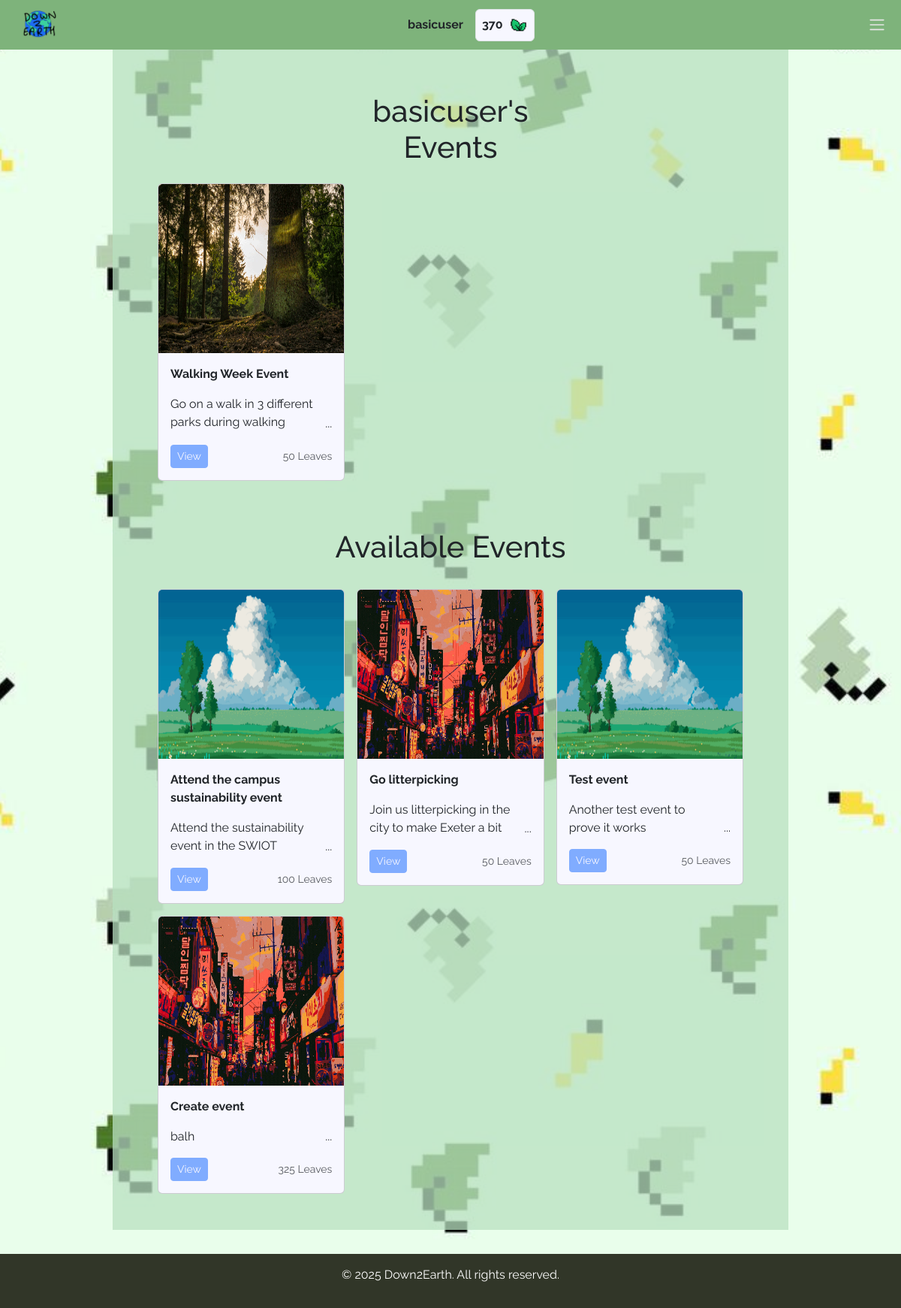
Screenshot of /events (signed in) with the database file from the repository.
### user_management/models.py (models this page shows, shortened)
class CustomUser(AbstractUser):
    email = models.EmailField(null=False, blank=False)
    owned_plants = models.ManyToManyField("garden.Plant", related_name="owners")
    objects = CustomUserManager()

class UserStats(models.Model):
    user = models.OneToOneField(CustomUser, on_delete=models.CASCADE, related_name="stats")
    leaves = models.IntegerField(default=0)
    points = models.IntegerField(default=0)
    class Meta:
        verbose_name = "User Stats"
        verbose_name_plural = "User Stats"

### event_management/models.py (models this page shows, shortened)
class Events(models.Model):
    eventId = models.AutoField(primary_key=True)
    desc = models.CharField(max_length=500)
    title = models.CharField(max_length=50)
    noOfTasks = models.IntegerField()
    rewardValue = models.IntegerField()
    startDate = models.DateTimeField()
    endDate = models.DateTimeField()
    eventQR = models.CharField(max_length=100, default=None, null=True, blank=True)
    eventQRImage = models.ImageField(upload_to="qr_codes/", default=None, null=True, blank=True)
    isQR = models.BooleanField(default=False)
    eventImage = models.ImageField(upload_to="event_images/", default=None, null=True, blank=True)
    eventMaster = models.ForeignKey("user_management.CustomUser", on_delete=models.CASCADE)
    class Meta:
        verbose_name = "Events"
        verbose_name_plural = "Events"

### main/views.py (the view, shortened to what this page needs)
# urls.py: path("events", views.events, name="events"),  # Events page
@login_required(login_url="/auth/login")
def events(request):
    userEvents = EventParticipants.objects.filter(username=request.user)
    eventsWithProgress = [
        {
            "eventId": eventParticipant.eventId.eventId,
            "title": eventParticipant.eventId.title,
            "desc": eventParticipant.eventId.desc,
            "startDate": eventParticipant.eventId.startDate,
            "endDate": eventParticipant.eventId.endDate,
            "rewardValue": eventParticipant.eventId.rewardValue,
            "progress": eventParticipant.progress,
            "noOfTasks": eventParticipant.eventId.noOfTasks,
            "status": eventParticipant.status,
            "eventQR": eventParticipant.eventId.eventQR,
            "eventQRImage": eventParticipant.eventId.eventQRImage.url if eventParticipant.eventId.eventQRImage else None,
            "isQR": eventParticipant.eventId.isQR,
            "eventImage": eventParticipant.eventId.eventImage.url if eventParticipant.eventId.eventImage else None,
            "eventMaster": eventParticipant.eventId.eventMaster.username,
        }
        for eventParticipant in userEvents
    ]
    userEventIds = userEvents.values_list('eventId', flat=True)
    availableEvents = Events.objects.exclude(eventId__in=userEventIds)
    available_events = [
        {
            "eventId": event.eventId,
            "title": event.title,
            "desc": event.desc,
            "startDate": event.startDate,
            "endDate": event.endDate,
            "rewardValue": event.rewardValue,
            "eventQR": event.eventQR,
            "eventQRImage": event.eventQRImage.url if event.eventQRImage else None,
            "isQR": event.isQR,
            "eventImage": event.eventImage.url if event.eventImage else None,
            "eventMaster": event.eventMaster.username,
        }
        for event in availableEvents
    ]
    isGamekeeper = request.user.groups.filter(name="Game Keepers").exists()
    return render(request, 'events.html', {
        'events': eventsWithProgress,
        'available_events': available_events,
        'isGamekeeper': isGamekeeper
    })

### main/templates/events.html (shortened to what this page needs)
{% extends 'base.html' %}
{% load auth_extras %}
{% load static %}
{% block content %}
<div class="pb-3 d-flex justify-content-center">
    <div class="col-12 col-md-9 p-5 mb-3" style="background-color: rgba(184, 224, 192, 0.75);">
            <div class="w-100 p-3 text-center d-flex justify-content-center">
                    <div class="col-5 rounded">
                {% if user.is_authenticated %}
                    {% if user.username|last != "s" %}
                        <h1>{{ user.username }}'s Events</h1>
                    {% else %}
                        <h1>{{ user.username }}' Events</h1>
                    {% endif %}
                {% else %}
                    <h1>You are not logged on.</h1>
                {% endif %}
                </div>
            </div>
            <div class="album">
                <div class="container">
                    <div class="row row-cols-1 row-cols-sm-2 row-cols-md-3 g-3">
                        {% if events %}
                            {% for event in events %}
                                    <div class="col">
                                        <div class="card">
                                            <img src="{{event.eventImage}}" class="bd-placeholder-img card-img-top" width="100%" height="225" alt="Event Image" >
                                            <div class="card-body">
                                                <p class="card-text fw-bold">{{ event.title }}</p>
                                                <p class="card-text truncate-overflow">{{ event.desc }}</p>
                                                <div class="d-flex justify-content-between align-items-center">
                                                    <div class="btn-group">
                                                        <button type="button" class="btn btn-sm btn-secondary" onclick="updateModal(`{{ event.title}}`, `{{ event.desc}}`, `{{ event.startDate }}`, `{{ event.endDate }}`, `{{ event.rewardValue }}`, `{{ event.eventMaster }}`, `{{ event.eventId }}`, `{{ event.progress }}`, `{{ event.noOfTasks }}`, `{{ event.participant.status}}`, `{{ event.isQR }}`)" data-bs-toggle="modal" data-bs-target="#activeEventModal">View</button>
                                                    </div>
                                                    <small class="text-body-secondary">{{event.rewardValue}} Leaves</small>
                                                </div>
                                            </div>
                                        </div>
                                    </div>
                            {% endfor %}
                        {% else %}
                            <p class="alert alert-info">You are not signed up for any events.</p>
                        {% endif %}
                    </div>
                </div>
            </div>
            <h1 class="mt-5 w-100 p-3 h-8 text-center mb-3 d-flex justify-content-center">
                <div class="col-5 rounded">Available Events</div>
            </h1>
            <div class="album">
                <div class="container">
                    <div class="row row-cols-1 row-cols-sm-2 row-cols-md-3 g-3">
                        {% if available_events %}
                            {% for event in available_events %}
                                <div class="col">
                                    <div class="card">
                                        <img src="{{event.eventImage}}" class="bd-placeholder-img card-img-top" width="100%" height="225" alt="Event Image" >
                                        <div class="card-body">
                                            <p class="card-text fw-bold">{{ event.title }}</p>
                                            <p class="card-text truncate-overflow">{{ event.desc }}</p>
                                            <div class="d-flex justify-content-between align-items-center">
                                                <div class="btn-group">
                                                    <button type="button" class="btn btn-sm btn-secondary" onclick="availableModalSetup(`{{ event.title}}`, `{{ event.desc}}`, `{{ event.startDate }}`, `{{ event.endDate }}`, `{{ event.rewardValue }}`, `{{ event.eventMaster }}`, `{{ event.eventId }}`)" data-bs-toggle="modal" data-bs-target="#availableEventModal">View</button>
                                                </div>
                                                <small class="text-body-secondary">{{event.rewardValue}} Leaves</small>
                                            </div>
                                        </div>
                                    </div>
                                </div>
                            {% endfor %}
                        {% else %}
                            <p class="alert alert-info">There are no available events to register for.</p>
                        {% endif %}
                    </div>
                </div>
            </div>
        </div>
    </div>
</div>
{% endblock %}

### main/templates/base.html (shortened to what this page needs)
<!DOCTYPE html>
<html lang="en">
<head>
    <link href="https://cdn.jsdelivr.net/npm/bootstrap@5.3.3/dist/css/bootstrap.min.css"
          rel="stylesheet"
>
    {% load static %}
</head>
<body class="d-flex flex-column min-vh-100">
  <nav class="navbar navbar-light fixed-top navbar-overlay">
    <div class="container-fluid">
      <a class="navbar-brand" href="/">
        <img src="{% static 'icons/logo.png' %}" alt="site icon">
      </a>
      <div class="d-flex align-items-center">
        {% if user.is_authenticated %}
          <p class="mb-0 me-3 fw-bold">{{ user.username }}</p>
          <div class="d-flex align-items-center border rounded p-2" style="background-color: #F7F7FF;">
            <p class="mb-0 fw-bold">{{ user.stats.leaves }}</p>
            <img src="{% static 'icons/leaf.png' %}" height="25px" class="ms-2" alt="leaf icon">
          </div>
        {% endif %}
      </div>
      <div class="nav-item dropdown me-1">
        <a class="nav-link d-flex align-items-center" href="#" id="navbarDropdown" role="button"
           data-bs-toggle="dropdown" aria-expanded="false">
          <span class="navbar-toggler-icon"></span>
        </a>
      </div>
    </div>
  </nav>
  <div class="content">
    {% block content %}
    {% endblock %}
  <footer class="footer text-white text-center py-3" style="background-color: #313628;">
    <div class="container">
      <p>&copy; <script>document.write(new Date().getFullYear());</script> Down2Earth. All rights reserved.</p>
    </div>
  </footer>
</body>
</html>

### rows the page displays
CustomUser: username "basicuser", stats.leaves "370"
Events: title "Walking Week Event", desc "Go on a walk in 3 different parks during walking…"
Events: title "Attend the campus sustainability event", desc "Attend the sustainability event in the SWIOT…"
Events: title "Go litterpicking", desc "Join us litterpicking in the city to make Exeter a bit…"
Events: title "Test event", desc "Another test event to prove it works"
Events: title "Create event", desc "balh"

### other values shown
{{ event.rewardValue }} "50"
{{ event.rewardValue }} "100" "50" "50" "325"
